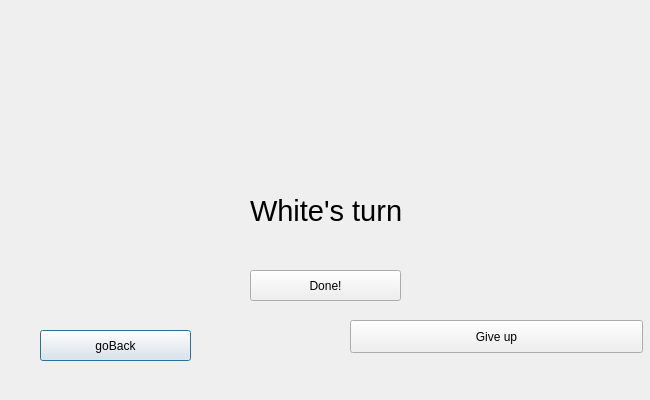
<?xml version="1.0" encoding="UTF-8"?>
<ui version="4.0">
 <class>PvPWindow</class>
 <widget class="QDialog" name="PvPWindow">
  <property name="geometry">
   <rect>
    <x>0</x>
    <y>0</y>
    <width>650</width>
    <height>400</height>
   </rect>
  </property>
  <property name="windowTitle">
   <string>Opponent Window</string>
  </property>
  <widget class="QWidget" name="widget" native="true">
   <property name="geometry">
    <rect>
     <x>470</x>
     <y>490</y>
     <width>311</width>
     <height>51</height>
    </rect>
   </property>
   <layout class="QVBoxLayout" name="verticalLayout"/>
  </widget>
  <widget class="QLabel" name="label">
   <property name="geometry">
    <rect>
     <x>250</x>
     <y>180</y>
     <width>241</width>
     <height>61</height>
    </rect>
   </property>
   <property name="font">
    <font>
     <pointsize>22</pointsize>
    </font>
   </property>
   <property name="text">
    <string>White's turn</string>
   </property>
  </widget>
  <widget class="QPushButton" name="pushButton_goBack">
   <property name="geometry">
    <rect>
     <x>40</x>
     <y>330</y>
     <width>151</width>
     <height>31</height>
    </rect>
   </property>
   <property name="text">
    <string>goBack</string>
   </property>
  </widget>
  <widget class="QLabel" name="hidden_Label">
   <property name="geometry">
    <rect>
     <x>230</x>
     <y>90</y>
     <width>241</width>
     <height>61</height>
    </rect>
   </property>
   <property name="font">
    <font>
     <pointsize>22</pointsize>
    </font>
   </property>
   <property name="text">
    <string/>
   </property>
  </widget>
  <widget class="QPushButton" name="pushButton_actionCompleted">
   <property name="geometry">
    <rect>
     <x>250</x>
     <y>270</y>
     <width>151</width>
     <height>31</height>
    </rect>
   </property>
   <property name="text">
    <string>Done!</string>
   </property>
  </widget>
  <widget class="QPushButton" name="pushButton__giveUp">
   <property name="geometry">
    <rect>
     <x>350</x>
     <y>320</y>
     <width>293</width>
     <height>33</height>
    </rect>
   </property>
   <property name="sizePolicy">
    <sizepolicy hsizetype="Minimum" vsizetype="Expanding">
     <horstretch>0</horstretch>
     <verstretch>0</verstretch>
    </sizepolicy>
   </property>
   <property name="text">
    <string>Give up</string>
   </property>
  </widget>
 </widget>
 <resources/>
 <connections/>
</ui>
